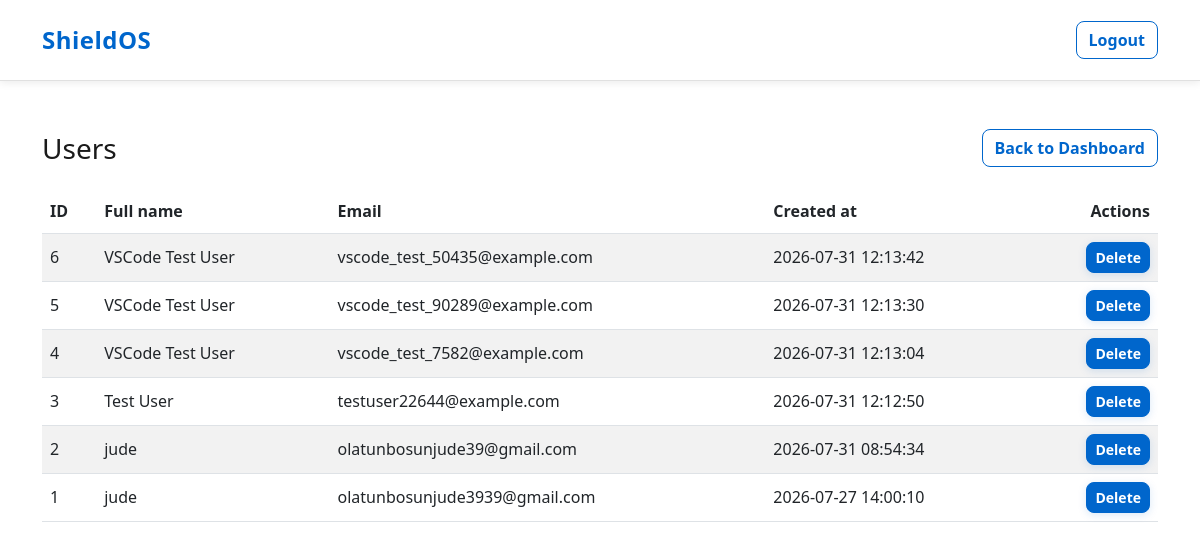
The app's page /users.php (signed in), older data.
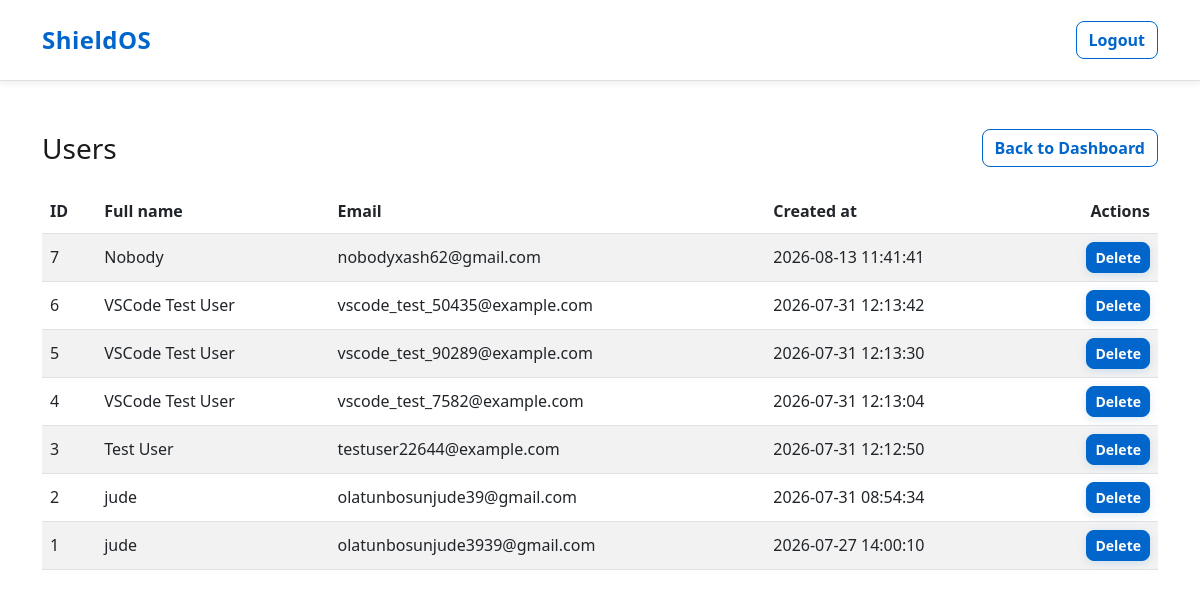
The same page, newer data.
### tables this page shows
CREATE TABLE users (
            id INTEGER PRIMARY KEY AUTOINCREMENT,
            full_name TEXT NOT NULL,
            email TEXT NOT NULL UNIQUE,
            password_hash TEXT NOT NULL,
            created_at DATETIME DEFAULT CURRENT_TIMESTAMP
        );

### users.php (the view, shortened to what this page needs)
<?php
require_once __DIR__ . '/auth.php';
$stmt = $pdo->query('SELECT id, full_name, email, created_at FROM users ORDER BY created_at DESC');
$users = $stmt->fetchAll();
?>
<!DOCTYPE html>
<html lang="en">
<head>
    <link href="https://cdn.jsdelivr.net/npm/bootstrap@5.3.0/dist/css/bootstrap.min.css" rel="stylesheet">
    <link rel="stylesheet" href="https://cdnjs.cloudflare.com/ajax/libs/font-awesome/6.4.0/css/all.min.css">
    <link rel="stylesheet" href="style.css">
</head>
<body>
<nav class="navbar navbar-expand-lg navbar-light bg-white">
  <div class="container">
    <a class="navbar-brand" href="index.php">ShieldOS</a>
    <div class="ms-auto">
      <a href="logout.php" class="btn btn-outline-light">Logout</a>
    </div>
  </div>
</nav>
<div class="container py-5">
    <div class="d-flex justify-content-between align-items-center mb-4">
        <h3 class="mb-0">Users</h3>
        <a href="index.php" class="btn btn-custom">Back to Dashboard</a>
    </div>
    <?php if (count($users) === 0): ?>
        <div class="alert alert-info">No users found in the database.</div>
    <?php else: ?>
        <div class="table-responsive">
            <table class="table table-striped align-middle">
                <thead>
                    <tr>
                        <th>ID</th>
                        <th>Full name</th>
                        <th>Email</th>
                        <th>Created at</th>
                        <th class="text-end">Actions</th>
                    </tr>
                </thead>
                <tbody>
                    <?php foreach ($users as $u): ?>
                        <tr>
                            <td data-label="ID"><?= (int)$u['id'] ?></td>
                            <td data-label="Full name"><?= htmlspecialchars($u['full_name']) ?></td>
                            <td data-label="Email"><?= htmlspecialchars($u['email']) ?></td>
                            <td data-label="Created at"><?= htmlspecialchars($u['created_at']) ?></td>
                            <td data-label="Action" class="text-end">
                                <form method="POST" action="users.php" onsubmit="return confirm('Are you sure you want to delete this user? This action cannot be undone.');" style="display:inline-block">
                                    <button type="submit" class="btn btn-sm btn-danger">Delete</button>
                                </form>
                            </td>
                        </tr>
                    <?php endforeach; ?>
                </tbody>
            </table>
        </div>
    <?php endif; ?>
</div>
</body>
</html>

Row changes from the older to the newer data that the page shows:
added users: id "7", full_name "Nobody", email "nobodyxash62@gmail.com", created_at "2026-08-13 11:41:41"
